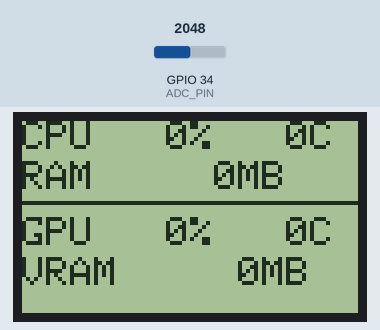
Simulated run of this sketch. Board: ESP32. Shown: 84×48 one-colour display. The test bench sets the inputs (shaded band); at power-on: GPIO 34 (ADC_PIN) = 2048.

Above: at 0.1 s.

The sketch:

ProjetoVeraoNokia.ino
```cpp
#include "config.h"
#include <ArduinoJson.h>
#include <Preferences.h>
#include <Adafruit_GFX.h>
#include <Adafruit_PCD8544.h>

//==== Process Variables ====
volatile uint8_t cpuTemperature = 0u;
volatile uint8_t cpuUse = 0u;
volatile uint8_t gpuTemperature = 0u;
volatile uint8_t gpuUse = 0u;
volatile uint16_t ramUse = 0u;
volatile uint16_t vramUse = 0u;

//==== Program Tasks ====
void lcdTask(void *vParameters);
void serialReadTask(void *vParameters);

void
setup()
{
    xTaskCreate(lcdTask, "lcd controller", 8192, NULL, 1, NULL);
    xTaskCreate(serialReadTask, "process serial commands", 8192, NULL, 1, NULL);
}

void
loop()
{
}

// CLK, DIN, DC, CE, RST
Adafruit_PCD8544 lcd = Adafruit_PCD8544(LCD_CLK, LCD_DIN, LCD_DC, LCD_CE, LCD_RST);

void
lcdTask(void *vParameters)
{
    lcd.begin();
    lcd.setTextSize(1);
    lcd.setTextColor(BLACK);

    for (;;)
    {
        lcd.setContrast(map(analogRead(ADC_PIN), 0, 4095, 0, 100));
        lcd.clearDisplay();
        // --- SEÇÃO CPU ---
        lcd.setCursor(0, 0);
        lcd.print("CPU ");
        lcd.printf("%3d%% ", cpuUse);
        lcd.printf("%3dC ", cpuTemperature);

        // --- SEÇÃO RAM ---
        lcd.setCursor(0, 10);
        lcd.print("RAM ");
        lcd.printf("%5dMB ", ramUse);

        // Linha central decorativa
        lcd.drawFastHLine(0, 20, 84, BLACK);

        // --- SEÇÃO GPU ---
        lcd.setCursor(0, 24);
        lcd.print("GPU ");
        lcd.printf("%3d%% ", gpuUse);
        lcd.printf("%3dC ", gpuTemperature);

        // --- SEÇÃO VRAM ---
        lcd.setCursor(0, 34);
        lcd.print("VRAM ");
        lcd.printf("%5dMB ", vramUse);

        lcd.display();
        vTaskDelay(pdMS_TO_TICKS(1000));
    }
}

void
serialReadTask(void *vParameters)
{
    uint8_t serial_buf[SERIAL_BUF_SIZE];

    Serial.begin(115200);

    // Tamanho do documento JSON (pode ser pequeno para esses 4 valores)
    // Use https://arduinojson.org/v7/assistant/ para calcular se o JSON crescer
    JsonDocument doc;

    for (;;)
    {
        if (Serial.available() > 0)
        {
            // Lê a string até o caractere de nova linha
            String input = Serial.readStringUntil('\n');

            // Tenta decodificar o JSON recebido
            DeserializationError error = deserializeJson(doc, input);

            if (!error)
            {
                // Sucesso! Atualiza as variáveis globais
                // O ArduinoJson faz o cast automático para uint8_t
                cpuTemperature = doc["CT"];
                cpuUse         = doc["CU"];
                gpuTemperature = doc["GT"];
                gpuUse         = doc["GU"];
                ramUse         = doc["RM"];
                vramUse        = doc["VM"];
            }
        }

        vTaskDelay(pdMS_TO_TICKS(10));
    }
}
```

config.h
```cpp
#ifndef MY_CONFIG_H
#define MY_CONFIG_H

#define LCD_CLK         (14)
#define LCD_DIN         (25)
#define LCD_DC          (26)
#define LCD_CE          (13)
#define LCD_RST         (27)

#define ADC_PIN         (34)

#define SERIAL_BUF_SIZE (128)

#endif
```
